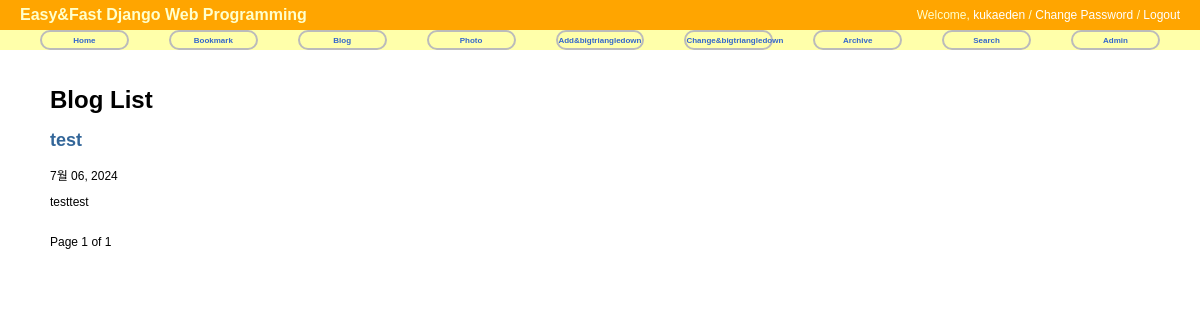
/blog/, run on an earlier commit of the app's database.
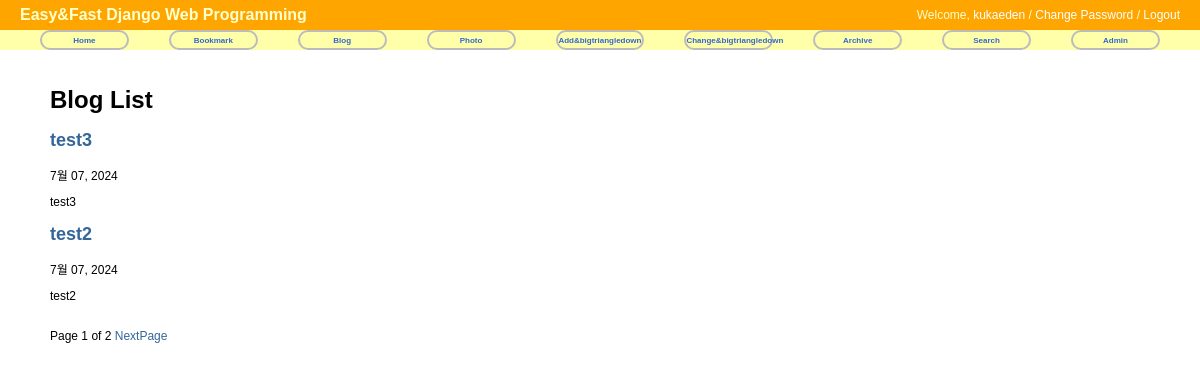
And on a later commit of the database.
### blog/models.py (models this page shows, shortened)
class Post(models.Model):
    title = models.CharField('TITLE', max_length=50)
    slug = models.SlugField('SLUG', unique=True, allow_unicode=True, help_text='one word for title alias.')
    description = models.CharField('DESCRIPTION', max_length=100, blank=True, help_text='simple description test.')
    content = models.TextField('CONTENT')
    create_date = models.DateTimeField('Create Date', auto_now_add=True)
    modify_date = models.DateTimeField('Modify Date', auto_now=True)
    class Meta:
        verbose_name = 'post'
        verbose_name_plural = 'posts'
        db_table = 'my_post'
        ordering = ('-modify_date',)
    def get_absolute_url(self):
        return reverse('blog:post_detail', args=(self.slug, ))

### blog/views.py (the view)
# urls.py: path('', PostLV.as_view(), name='index'),
class PostLV(ListView):
    model = Post
    template_name = 'blog/post_all.html'
    context_object_name = 'posts'
    paginate_by = 2

### templates/blog/post_all.html (shortened to what this page needs)
{%  extends "base.html" %}
{%  block content %}
<div id="content">
<h1>Blog List</h1>
{% for post in posts %}
    <h2><a href = '{{  post.get_absolute_url }}'>{{ post.title }}</a></h2>
    {{  post.modify_date|date:"N d, Y" }}
    <p>{{ post.description }}</p>
{%  endfor %}
<br />
<div>
    <span>
        Page {{ page_obj.number }} of {{  page_obj.paginator.num_pages }}
        {% if page_obj.has_next %}
            <a href="?page={{  page_obj.next_page_number }}">NextPage</a>
        {% endif %}
    </span>
</div>
</div>
{%  endblock %}

What changed in the data, as far as the page shows it:
no longer on this page (row unchanged): Post: title "test", modify_date "7월 06, 2024", description "testtest"
added Post: title "test3", modify_date "7월 07, 2024", description "test3"
added Post: title "test2", modify_date "7월 07, 2024", description "test2"
Also different on the page:
{{ page_obj.paginator.num_pages }}: "1" → "2"
text now shown: "NextPage"
